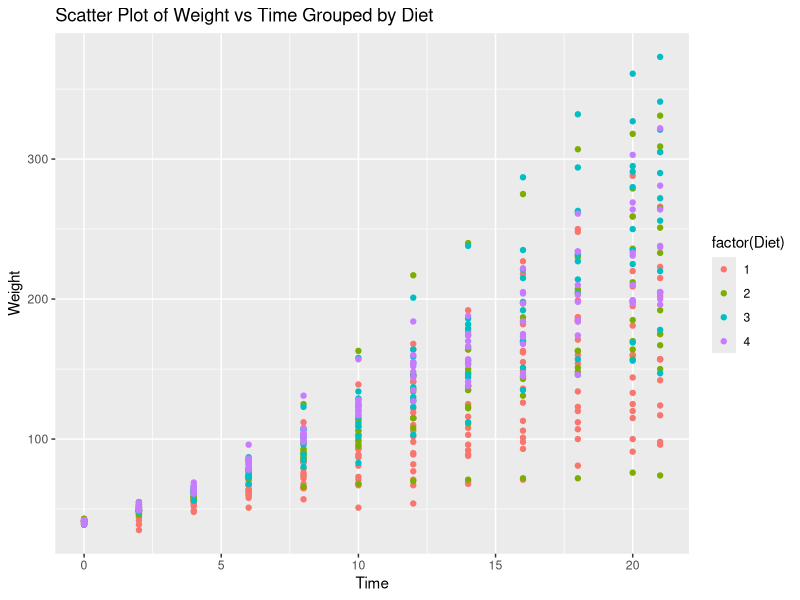

The R source for this figure:
library(ggplot2)

data(ChickWeight)

ggplot(ChickWeight, aes(x = Time, y = weight, color = factor(Diet))) +
  geom_point() +
  xlab("Time") +
  ylab("Weight") +
  ggtitle("Scatter Plot of Weight vs Time Grouped by Diet")